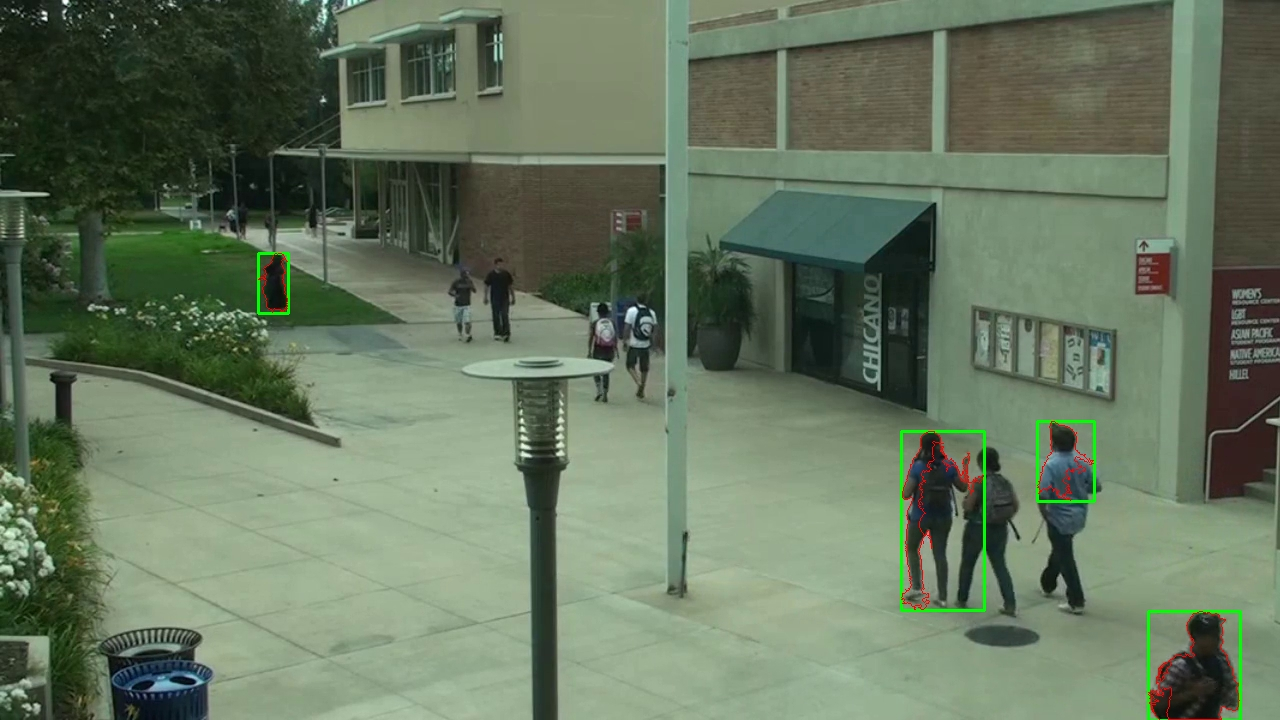
#> input picture camera-movement-detection/images/e9eb0d02ec2e4d6da53232ded94b25445cfc4d3eeb21b45d866b5272.jpg, 1280 x 720 px; its folder holds only this picture in this run
$ python -i movement_detector.py   (imports and definitions only)
#> lines starting #> are read from the running program, lines starting #| are printed output that depends on the picture
import cv2
import numpy as np
from typing import List, Optional, Tuple


# [202 lines left out: functions preprocess_frame, frame_difference, calculate_difference_score, detect_significant_movement, detect_significant_movement_orb, annotate_camera_movement and 1 more, not called in this run]


def detect_motion_robust(
    frames: List[np.ndarray],
    cam_motion_thresh: float = 2.0,
    obj_area_thresh: int = 500
) -> Tuple[List[int], List[int], List[np.ndarray], List[np.ndarray]]:
    """
    Optik akış ile kamera hareketi, MOG2+kontur ile nesne hareketi tespit eder.
    Args:
        frames: Kare listesi (RGB veya BGR).
        cam_motion_thresh: Kamera hareketi için ortalama optik akış büyüklüğü eşiği.
        obj_area_thresh: Nesne hareketi için minimum kontur alanı.
    Returns:
        (kamera_hareket_indeksleri, nesne_hareket_indeksleri, kamera_annotated, nesne_annotated)
    """
    camera_movement_indices = []
    object_movement_indices = []
    camera_annotated = []
    object_annotated = []
    prev_gray = None
    fgbg = cv2.createBackgroundSubtractorMOG2(history=100, varThreshold=50, detectShadows=False)
    for idx, frame in enumerate(frames):
        if frame.shape[-1] == 3:
            gray = cv2.cvtColor(frame, cv2.COLOR_RGB2GRAY) if frame[...,0].max()>1 else frame
        else:
            gray = frame if len(frame.shape)==2 else frame[...,0]
        # Kamera hareketi: optik akış
        cam_move = False
        cam_vis = frame.copy()
        if prev_gray is not None:
            flow = cv2.calcOpticalFlowFarneback(prev_gray, gray, None, 0.5, 3, 15, 3, 5, 1.2, 0)
            mag, ang = cv2.cartToPolar(flow[...,0], flow[...,1])
            mean_mag = np.mean(mag)
            if mean_mag > cam_motion_thresh:
                cam_move = True
                # Görselleştirme: optik akış vektörleri
                step = 16
                for y in range(0, flow.shape[0], step):
                    for x in range(0, flow.shape[1], step):
                        fx, fy = flow[y, x]
                        cv2.arrowedLine(cam_vis, (x, y), (int(x+fx), int(y+fy)), (0,0,255), 1, tipLength=0.4)
        if cam_move:
            camera_movement_indices.append(idx)
            camera_annotated.append(cam_vis)
        # Nesne hareketi: MOG2 + kontur
        fgmask = fgbg.apply(frame)
        th = cv2.threshold(fgmask, 200, 255, cv2.THRESH_BINARY)[1]
        contours, _ = cv2.findContours(th, cv2.RETR_EXTERNAL, cv2.CHAIN_APPROX_SIMPLE)
        obj_vis = frame.copy()
        found_obj = False
        for cnt in contours:
            area = cv2.contourArea(cnt)
            if area > obj_area_thresh:
                found_obj = True
                x, y, w, h = cv2.boundingRect(cnt)
                cv2.rectangle(obj_vis, (x, y), (x+w, y+h), (0,255,0), 2)
                cv2.drawContours(obj_vis, [cnt], -1, (255,0,0), 1)
        if found_obj:
            object_movement_indices.append(idx)
            object_annotated.append(obj_vis)
        prev_gray = gray
    return camera_movement_indices, object_movement_indices, camera_annotated, object_annotated

>>> import cv2
>>> picture = cv2.imread('images/e9eb0d02ec2e4d6da53232ded94b25445cfc4d3eeb21b45d866b5272.jpg', cv2.IMREAD_GRAYSCALE)
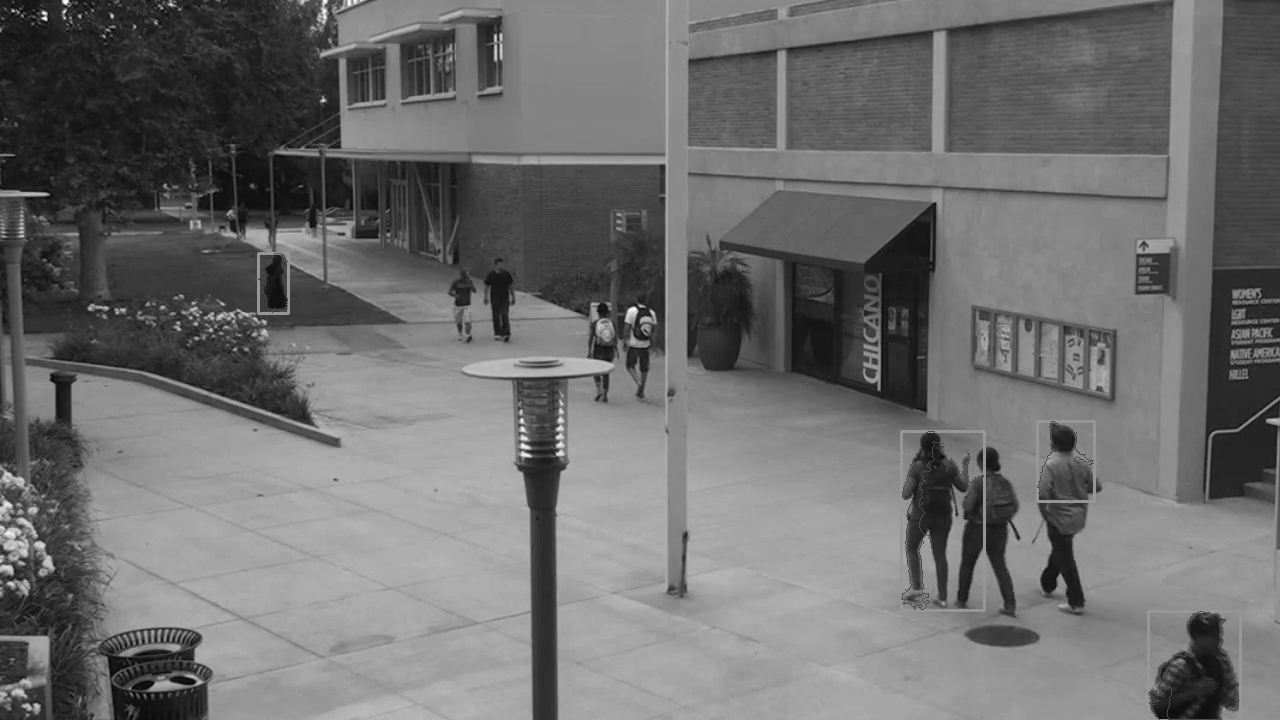
#> picture: shape (720, 1280); min 2, max 253, mean 110.2
>>> result = detect_motion_robust(picture)
#> the loop in detect_motion_robust, `for idx, frame in enumerate(frames):` made 720 passes
#> (gray, contours, prev_gray) on passes 1 to 12: (28, [[[0, 0], [0, 1279]]], 28), (28, 15 contours, all with area under 20, 28), (29, 9 contours, all with area under 20, 29), (29, 12 contours, all with area under 20, 29), (28, 12 contours, all with area under 20, 28), (30, 9 contours, all with area under 20, 30), (30, 8 contours, all with area under 20, 30), (38, 10 contours, all with area under 20, 38), (50, 11 contours, all with area under 20, 50), (47, 9 contours, all with area under 20, 47), (39, 16 contours, all with area under 20, 39), (36, 15 contours, all with area under 20, 36)
#> gray on passes 61 to 66: 38, 38, 40, 38, 39, 33
